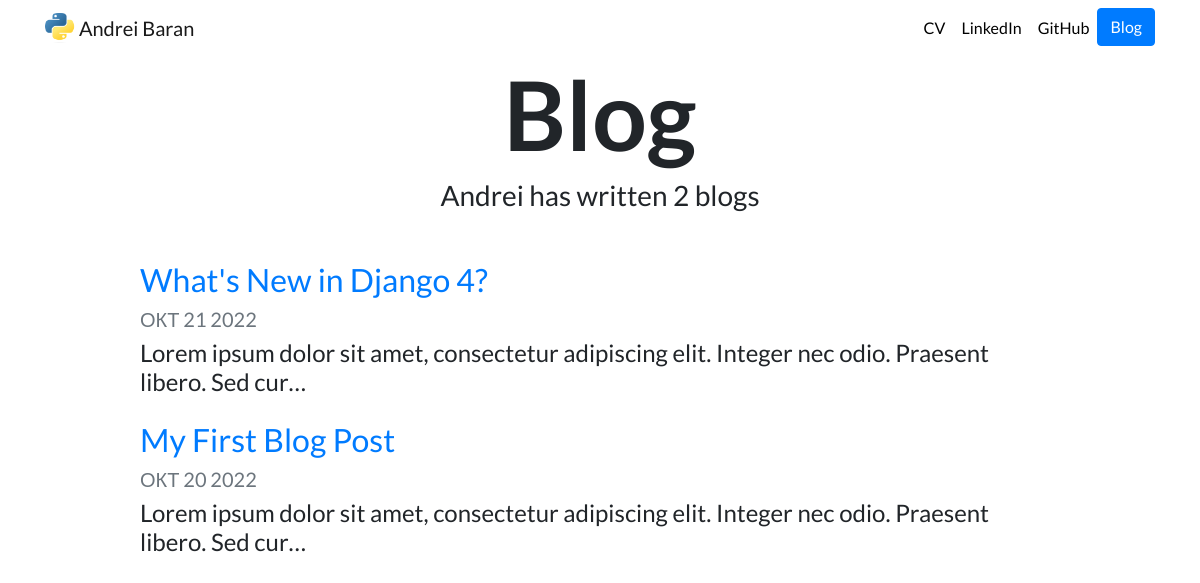
Screenshot of /blog/ with the database file from the repository.
### blog/models.py (models this page shows, shortened)
class Blog(models.Model):
    title = models.CharField(max_length=200)
    description = models.TextField()
    date = models.DateField()

### blog/views.py (the view)
# urls.py: path('', views.all_blogs, name='all_blogs'),
def all_blogs(request):
    blogs = Blog.objects.order_by('-date')
    return render(request, 'blog/all_blogs.html', {'blogs': blogs})

### blog/templates/blog/all_blogs.html
{% extends "portfolio/base.html" %}
{% load static %}
{% block content %}
<h1 id="blogtitle" class="font-weight-bold text-center">Blog</h1>
<h3 class="text-center mb-5">Andrei has written {{ blogs.count }} blog{{ blogs.count|pluralize }}</h3>
{% for blog in blogs %}
<div class="row justify-content-center my-3">
  <div class="col-md-10">
    <a href="{% url 'blog:detail' blog.id %}">
      <h2>{{ blog.title }}</h2>
    </a>
    <h5 class="text-muted">{{ blog.date|date:'M d Y'|upper }}</h5>
    <h4>{{ blog.description|striptags|truncatechars:100 }}</h4>
  </div>
</div>
{% endfor %}
{% endblock %}

### portfolio/templates/portfolio/base.html (shortened to what this page needs)
{% load static %}
<!doctype html>
<html lang="ru">
<head>
  <link rel="stylesheet" href="https://stackpath.bootstrapcdn.com/bootstrap/4.4.1/css/bootstrap.min.css">
  <link rel="stylesheet" href="{% static "portfolio/custom.css" %}">
</head>
<body>
  <nav id="topNav" class="navbar navbar-expand-md navbar-light">
    <div class="container">
      <a class="navbar-brand" href="{% url 'home' %}">
        <img src="{% static "portfolio/Logo.png" %}" width="30" height="30" class="d-inline-block align-top" alt="Python developer">
        <span>Andrei Baran</span>
      </a>
      <div class="collapse navbar-collapse text-center" id="navbarNav">
        <ul class="navbar-nav ml-auto">
          <li class="nav-item">
            <a class="nav-link" href="{% static 'portfolio/cv.pdf' %}">CV</a>
          </li>
          <li class="nav-item">
            <a class="nav-link" href="https://www.linkedin.com/in/andrei-b%C3%A1ran/" target="_blank">LinkedIn</a>
          </li>
          <li class="nav-item">
            <a class="nav-link" href="https://github.com/AndrzejChe" target="_blank">GitHub</a>
          </li>
          <li>
            <a role="button" href="{% url 'blog:all_blogs' %}" class="btn btn-primary">Blog</a>
          </li>
        </ul>
      </div>
    </div>
  </nav>
  <div class="container">
    {% block content %}{% endblock %}
  </div>
</body>
</html>

### portfolio/static/portfolio/custom.css (style rules this page uses)
.navbar-nav .nav-link { color: rgba(0,0,0,1) !important; }
body { font-family: 'Lato', sans-serif; }
#blogtitle { font-size: 6rem; }

### rows the page displays
Blog: title "What's New in Django 4?", date "ОКТ 21 2022", description "Lorem ipsum dolor sit amet, consectetur adipiscing elit. Integer nec odio. Praesent libero. Sed cur…"
Blog: title "My First Blog Post", date "ОКТ 20 2022", description "Lorem ipsum dolor sit amet, consectetur adipiscing elit. Integer nec odio. Praesent libero. Sed cur…"

### other values shown
{{ blogs.count }} "2"
